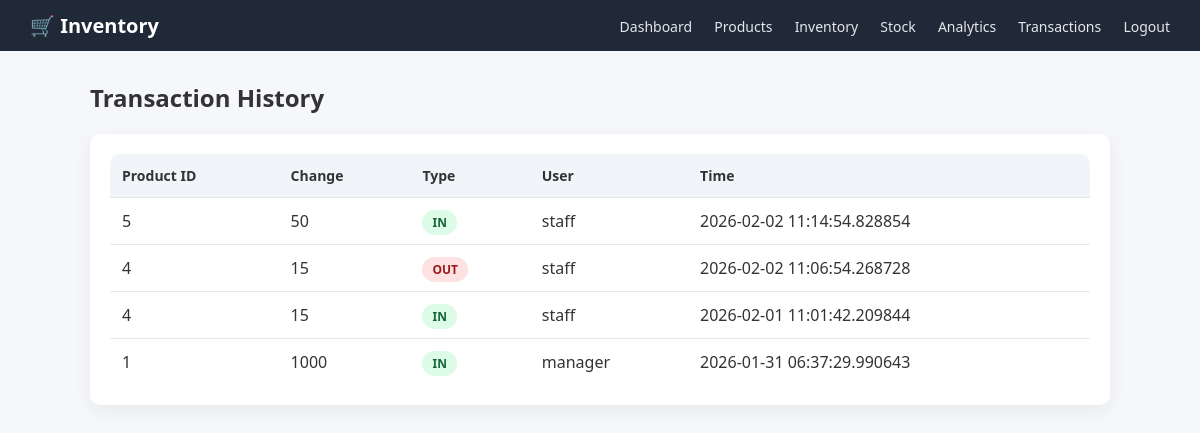
Page /transactions (signed in) on the committed database.
### models.py (models this page shows)
class Transaction(db.Model):
    id = db.Column(db.Integer, primary_key=True)
    product_id = db.Column(db.Integer)
    change = db.Column(db.Integer)
    type = db.Column(db.String(10))
    user = db.Column(db.String(50))
    time = db.Column(db.DateTime, default=datetime.utcnow)

### app.py (the view)
@app.route("/transactions")
@login_required
@role_required("admin", "manager")
def transactions():
    tx = Transaction.query.order_by(Transaction.time.desc()).all()
    return render_template("transactions.html", tx=tx)

### app.py (called while the page is built)
@login_manager.user_loader
def load_user(user_id):
    return db.session.get(User, int(user_id))

def role_required(*roles):
    def wrapper(func):
        @wraps(func)
        def decorated_view(*args, **kwargs):
            if current_user.role not in roles:
                return "Access Denied"
            return func(*args, **kwargs)
        return decorated_view
    return wrapper

### templates/transactions.html
{% extends "layout.html" %}
{% block content %}
<h2>Transaction History</h2>
<div class="card">
    <table>
        <tr>
            <th>Product ID</th>
            <th>Change</th>
            <th>Type</th>
            <th>User</th>
            <th>Time</th>
        </tr>
        {% for t in tx %}
        <tr>
            <td>{{ t.product_id }}</td>
            <td>{{ t.change }}</td>
            <td>
                {% if t.type == "IN" %}
                    <span class="badge in">IN</span>
                {% else %}
                    <span class="badge out">OUT</span>
                {% endif %}
            </td>
            <td>{{ t.user }}</td>
            <td>{{ t.time }}</td>
        </tr>
        {% endfor %}
    </table>
</div>
{% endblock %}

### static/style.css (style rules this page uses)
body { margin: 0; font-family: "Segoe UI", Arial, sans-serif; background: #f5f7fb; color: #333; }
.card { background: #fff; padding: 20px; border-radius: 10px; box-shadow: 0 6px 20px rgba(0,0,0,0.06); margin-bottom: 20px; }
table { width: 100%; background: white; border-collapse: collapse; border-radius: 10px; overflow: hidden; }
th { background: #f1f5f9; text-align: left; padding: 12px; font-size: 14px; }
td { padding: 12px; border-top: 1px solid #e5e7eb; }
h2 { margin-bottom: 20px; }
.badge { padding: 4px 10px; border-radius: 999px; font-size: 12px; font-weight: 600; }
.badge.in { background: #dcfce7; color: #166534; }
.badge.out { background: #fee2e2; color: #991b1b; }

### rows in the picture
Transaction: product_id "5", change "50", type "IN", user "staff", time "2026-02-02 11:14:54.828854"
Transaction: product_id "4", change "15", type "OUT", user "staff", time "2026-02-02 11:06:54.268728"
Transaction: product_id "4", change "15", type "IN", user "staff", time "2026-02-01 11:01:42.209844"
Transaction: product_id "1", change "1000", type "IN", user "manager", time "2026-01-31 06:37:29.990643"
